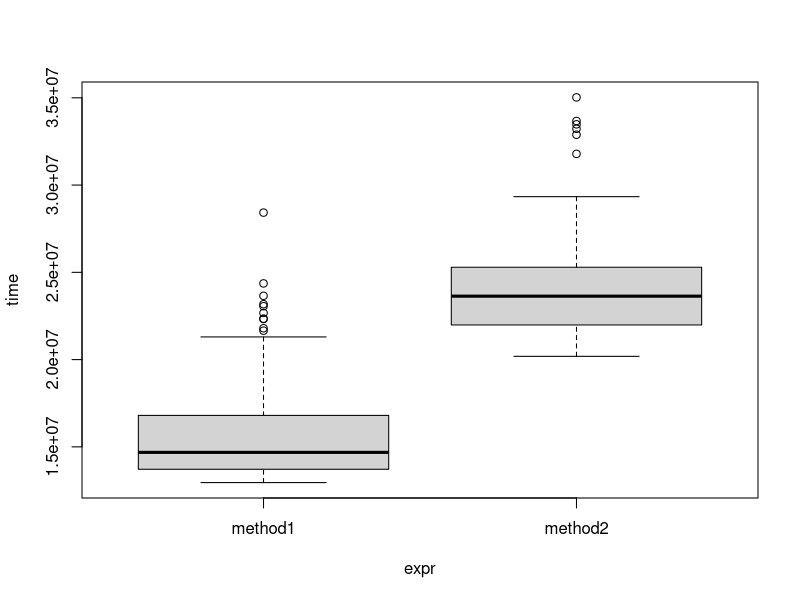

This figure's R source:
library(microbenchmark)

estimate_pi_1 <- function(n){
  f <- function(x){
    return(ifelse(abs(x)<=1, sqrt(1-x^2), 0))
  }
  u <- runif(as.integer(n), -1, 1)
  hx <- f(u) * 4
  return(c(sum(hx)/n, var(hx)))
}

estimate_pi_2 <- function(n){
  u1 <- runif(as.integer(n))
  u2 <- runif(as.integer(n))
  hx <- 4 * ifelse(u1^2 + u2^2 <= 1, 1, 0)
  est <- sum(hx)/n
  return(c(est, var(hx)))
}

# Compare execution times
n <- 1.5e5
results <- microbenchmark(
  method1 = estimate_pi_1(n)[1],
  method2 = estimate_pi_2(n)[1],
  times = 100
)

mc1 <- estimate_pi_1(n)
mc2 <- estimate_pi_2(n)

var1 <- mc1[2]
var2 <- mc2[2]

cost1 <- summary(results)$median[1]
cost2 <- summary(results)$median[2]

ratio <- (var1 * cost1) / (var2 * cost2)

summary(results)
plot(results)